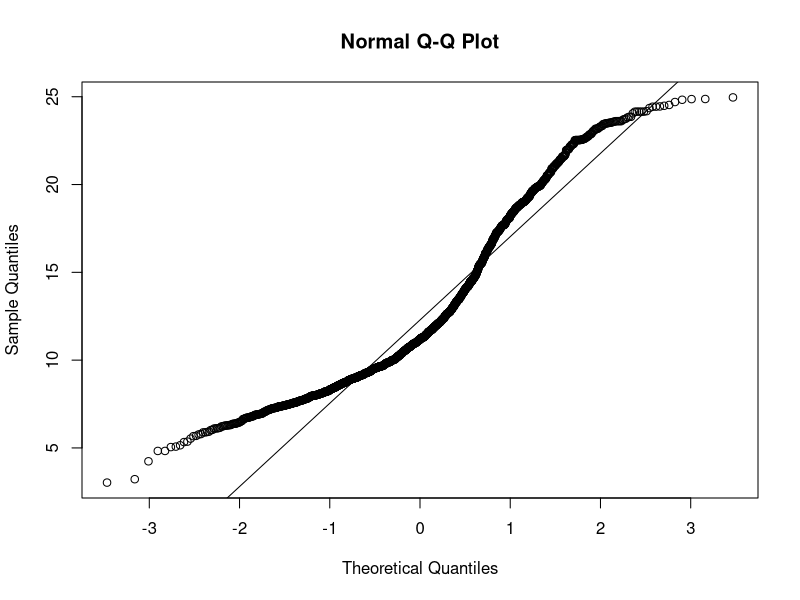
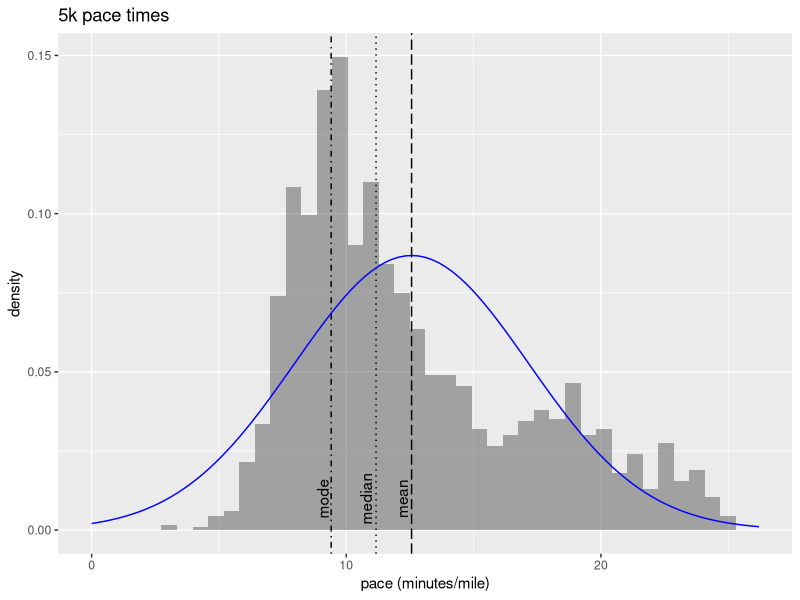

Write the R code that produced these figures, in order.
library(readr)
library(lubridate)
library(magrittr)
library(stringr)
library(purrr)
library(ggplot2)
library(dplyr)

# Find the statistical mode
Mode <- function(x, na.rm = FALSE) {
  # x is the vector, ux will be the bins/candidates that we consider
  # if na.rm = TRUE, remove NA from vector
  ux <- if (na.rm) x[!is.na(x)] else x
  
  # identify all unique/distinct numbers in the vector
  ux <- unique(ux)
  
  # put numbers in ascending order so, if there's a tie, smallest is chosen
  ux <- ux[order(ux)]
  
  # find the bin that contains the most numbers
  ux[which.max(tabulate(match(x, ux)))][1]
}

# see https://stackoverflow.com/questions/16255622/peak-of-the-kernel-density-estimation
# dominant mode of kde
d_mode <- function(x) {
  den <- density(x, kernel = 'gaussian')
  den$x[which.max(den$y)]
}

n_modes <- function(x) {
  den <- density(x, kernel = 'gaussian')
  den.s <- smooth.spline(den$x, den$y, all.knots = TRUE, spar = 0.8)
  s.0 <- predict(den.s, den.s$x, deriv = 0)
  s.1 <- predict(den.s, den.s$x, deriv = 1)
  s.derv <- data.frame(s0 = s.0$y, s1 = s.1$y)
  nmodes <- length(rle(den.sign <- sign(s.derv$s1))$values) / 2
  if ((nmodes > 10) == TRUE) {
    nmodes <- 10
  }
  if (is.na(nmodes) == TRUE) {
    nmodes <- 0
  }
  (nmodes)
}


#################################
## Read the half-marathon data ##
#################################

dat <- read_tsv('data/half_times.txt')

# convert pace into minutes:seconds
dat$pace <- dat$pace %>% 
  map(toString) %>% 
  map(str_sub, 1, 5) %>% 
  ms()

max_half_pace <- max(dat$decimal_pace)  


######################
## Read the 5k data ##
######################

# make sure every finish time has hours
pad_h <- function(x) {
  if(str_count(x, ':') == 1) {paste0('0:', x)} else x
}

pad_H <- Vectorize(pad_h)

dat <- read_tsv('data/5k_times.txt', 
                col_types = cols(
                  place = col_double(),
                  name = col_character(),
                  city = col_character(),
                  state_prov = col_character(),
                  country = col_character(),
                  finish_time = col_character()
                ))

dat$finish_time <- dat$finish_time %>% 
  pad_H() %>% 
  hms() %>% 
  as.duration(.) 

dat$decimal_pace <- (as.numeric(dat$finish_time) / 60) / 3.10685596


###############################
## Extract data for analysis ##
###############################

# remove outliers from people's 5k pace
max_half_pace <- 25 #21.57

dat_pop <- dat %>% 
  filter(decimal_pace <= max_half_pace) %>% 
  select(decimal_pace) %>% 
  unlist()


###############################
## Take a sample of the data ##
###############################

# establish sample size and target variable
sample_size <- 30

# take the sample
seed_val <- 549 
set.seed(seed_val)
dat_sample <- sample(dat_pop, sample_size) 


#######################################
## Compare the sample and population ##
#######################################

# test the fit of the sample
# for p-value < .05, we reject the null hypothesis:
# the distributions are not the same.
test_fit <- ks.test(dat_sample, dat_pop)
test_fit$p.value
test_fit$statistic

# test the fit of a bell curve
qqnorm(dat_pop)
qqline(dat_pop)

ks.test(dat_pop,
        "pnorm",
        mean = mean(dat_pop),
        sd = sd(dat_pop))


# find best seed
#best_fit <- Inf
#best_seed <- 0
#
#for (i in 1:1000) {
#  set.seed(i)
#  dat_sample <- sample(dat_pop, sample_size) 
#  
#  test_fit <- ks.test(dat_sample, dat_pop)
#  if (test_fit$p.value > 0.05) {
#    if (test_fit$statistic < best_fit) {
#      best_fit <- test_fit$statistic
#      best_seed <- i
#    }
#  }
#}


#seek <- data.frame(seed = 1:10000,
#           p = 0, 
#           stat = 0
#           )
#
#for (i in 1:10000) {
#  set.seed(i)
#  dat_sample <- sample(dat_pop, sample_size) 
#  test_fit <- ks.test(dat_sample, dat_pop)
#  seek$p[i] = test_fit$p.value
#  seek$stat[i] = test_fit$statistic
#}
#
#seek <- seek %>% 
#  mutate(race = '5k')
##combo <- seek
#
#c(combo, seek) %>% 
#  as.data.frame() %>% 
#  filter(p > 0.05 & p.1 > 0.05) %>% 
#  mutate(combo_stat = stat + stat.1) %>% 
#  #select(min(combo_stat)) %>% 
#  View()


# compare summary stats
mean(dat_pop)
mean(dat_sample)

median(dat_pop)
median(dat_sample)

sd(dat_pop)
sd(dat_pop) ^ 2
sd(dat_sample)

# mode
d_mode(dat_pop)
d_mode(dat_sample)


# calc the average in minutes and seconds
mean(dat_pop) 
as.integer(mean(dat_pop)) # minutes
(mean(dat_pop) - as.integer(mean(dat_pop))) * 60 # seconds

# Gaussian median = mode = mean
mean(dat_pop)
median(dat_pop)
d_mode(dat_pop)


# does the the population stat (i.e., the "true" values) fall within 
# the standard error of the sample stats?
dat_source <- dat_sample
se <- sd(dat_source) / sqrt(length(dat_source))
CI_upper <- mean(dat_source) + se 
CI_lower <- mean(dat_source) - se 

(mean(dat_pop) < CI_upper) & (mean(dat_pop) > CI_lower)


# note that the sample might not be large enough to
# simply identify the most frequently occurring number 
Mode(dat_pop)
Mode(dat_sample)


# if the race is only a sample from all possible races, 
# calculate the standard error and look at the CI range
dat_source <- dat_pop
se <- sd(dat_source) / sqrt(length(dat_source))
CI_upper <- mean(dat_source) + se 
CI_lower <- mean(dat_source) - se 


# orders of magnitude slower
mean(dat_pop)
mean(dat_pop) * 10 ^ 6


# visually compare the results
ggplot() +
  ## Population
  # kernel density
  #geom_density(data = data.frame(pace = dat_pop), aes(x = pace)) + 
  # historgram
  geom_histogram(data = data.frame(pace = dat_pop), 
                 aes(x = pace, y = ..density..),
                 alpha = 0.5,
                 bins = 2 * ceiling(max(dat_pop) - min(dat_pop))
                 ) +
  # summary stats
  geom_vline(xintercept = mean(dat_pop), linetype = 'longdash') + 
  geom_text(aes(x = mean(dat_pop) * 0.97, label = "mean", y = .01), colour = 'black', angle = 90) +
  geom_vline(xintercept = d_mode(dat_pop), linetype = 'dotdash') +
  geom_text(aes(x = d_mode(dat_pop) * 0.965, label = "mode", y = .01), colour = 'black', angle = 90) +
  geom_vline(xintercept = median(dat_pop), linetype = 'dotted') +
  geom_text(aes(x = median(dat_pop) * 0.965, label = "median", y = .01), colour = 'black', angle = 90) +
  
  ## Sample
  # kernel density
  #geom_density(data = data.frame(pace = dat_sample), aes(x = pace), color = 'red') +
  # summary stats
  #geom_vline(xintercept = mean(dat_sample), color = 'red', linetype = 'longdash') + 
  #geom_rect(aes(xmin = CI_lower, xmax = CI_upper, ymin = -Inf, ymax = Inf), fill = 'red', alpha = 0.05) +
  #geom_vline(xintercept = d_mode(dat_sample), color = 'red', linetype = 'dotdash') +
  
  # population's gaussian
  stat_function(fun = dnorm, args = list(mean = mean(dat_pop), sd = sd(dat_pop)), color = 'blue') + ylab("density") +
  #geom_vline(xintercept = mean(dat_pop), linetype = 'dotted', color = 'blue') +
  
  # sample's gaussian
  #stat_function(fun = dnorm, args = list(mean = mean(dat_sample), sd = sd(dat_pop)), color = 'blue') + ylab("density") +
  #geom_vline(xintercept = mean(dat_pop), linetype = 'dotted', color = 'blue') +
  
  # add a title
  xlim(c(0, max(dat_pop) * 1.05)) +
  #labs(title = 'pdf') 
  #labs(title = paste0('Seed: ', seed_val, ', K-S stat: ', round(test_fit$statistic, 2), ', p-val: ', round(test_fit$p.value, 2)))
  #labs(title = 'Half-marathon pace times', x = 'pace (minutes/mile)')
  labs(title = '5k pace times', x = 'pace (minutes/mile)')

